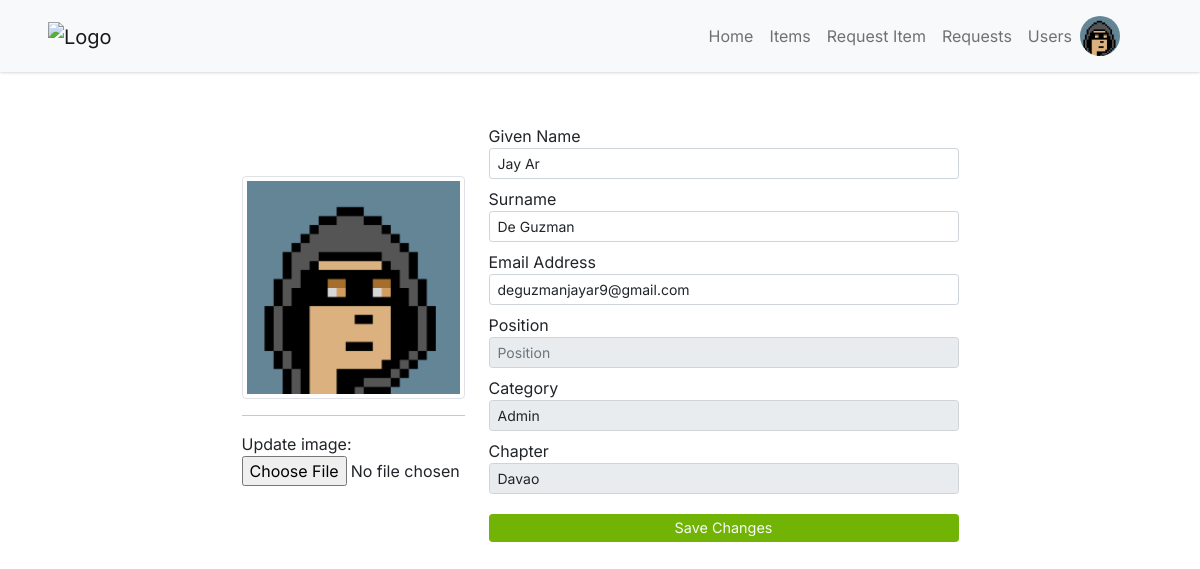
Screenshot of /profile.php (signed in) with the database file from the repository.
### tables this page shows
CREATE TABLE `users` (
  `user_id` int(11) NOT NULL,
  `user_firstname` varchar(255) NOT NULL,
  `user_lastname` varchar(255) NOT NULL,
  `user_email` varchar(255) NOT NULL,
  `user_password` varchar(255) NOT NULL,
  `user_category` int(11) NOT NULL,
  `user_chapter` int(11) NOT NULL,
  `user_image` varchar(255) NOT NULL,
  `user_status` enum('active','inactive') NOT NULL,
  `user_position` varchar(255) NOT NULL,
  `user_code` int(11) NOT NULL
);

CREATE TABLE `category` (
  `category_id` int(11) NOT NULL,
  `category_name` varchar(255) NOT NULL
);

CREATE TABLE `chapters` (
  `chapter_id` int(11) NOT NULL,
  `chapter_name` varchar(255) NOT NULL,
  `chapter_address` varchar(255) NOT NULL
);

### profile.php (the view, shortened to what this page needs)
<?php
include 'includes/config.inc.php';
try {
    $query = "SELECT * FROM users WHERE user_id = {$_SESSION['ID']} LIMIT 1;";
    $stmt = $pdo->query($query);
    $stmt->execute();
    $result = $stmt->fetchAll(PDO::FETCH_ASSOC);
    foreach ($result as $row) {
        $firstname = $row['user_firstname'];
        $lastname = $row['user_lastname'];
        $email = $row['user_email'];
        $position = $row['user_position'];
        $old_img = $row['user_image'];
    }
} catch (PDOException $e) {
    echo "Error: " . $e->getMessage();
}
?>
<!DOCTYPE html>
<html lang="en">
<head>
    <?php include_once 'includes/headers.inc.php'; ?>
    <link rel="stylesheet" href="assets/css/style.css?v=<?php echo time(); ?>">
    <link rel="stylesheet" href="assets/css/nav.css?v=<?php echo time(); ?>">
    <link rel="stylesheet" href="assets/css/items.css?v=<?php echo time(); ?>">
    <link rel="stylesheet" href="assets/css/profile.css?v=<?php echo time(); ?>">
    <link rel="stylesheet" href="https://cdn.datatables.net/1.13.6/css/jquery.dataTables.css" />
</head>
<body>
    <?php include 'nav.php';?>
    <div id="wrapper">
        <div class="section px-5 pt-4">
            <div class="row justify-content-center align-items-center">
                <div class="col-12 col-sm-12 col-md-12 col-lg-11">
                    <form action="includes/profile.inc.php" method="POST" enctype="multipart/form-data">
                        <div class="row d-flex justify-content-center align-items-center">
                            <div class="col-12 col-sm-12 col-md-4 col-lg-3">
                                <?php
                                if ($old_img != '') {
                                    echo '<img src="images/userProfiles/' . $old_img . '" alt="" loading="lazy" class="d-flex justify-content-center img-thumbnail img-fluid" alt="Image">';
                                } else {
                                    echo '<img src="images/userProfiles/" loading="lazy" class="d-flex justify-content-center img-thumbnail img-fluid" alt="No image found">';
                                }
                                ?>
                                <hr>
                                <label class="label">Update image: </label>
                                <input type="file" accept="image/*" name="new_user_image" id="new_user_image">
                            </div>
                            <div class="col-12 col-sm-12 col-md-6 col-lg-6">
                                <div class="col-12 col-md-12 col-lg-12 py-1">
                                    <label for="user_firstname">Given Name</label>
                                    <input type="text" class="form-control form-control-sm text-capitalize" id="user_firstname" name="user_firstname" placeholder="Given Name" required value="<?php echo $firstname;?>">
                                </div>
                                <div class="col-12 col-md-12 col-lg-12 py-1">
                                    <label for="user_lastname">Surname</label>
                                    <input type="text" class="form-control form-control-sm text-capitalize" id="user_lastname" name="user_lastname" placeholder="Last Name" required value="<?php echo $lastname;?>">
                                </div>
                                <div class="col-12 col-md-12 col-lg-12 py-1">
                                    <label for="user_email">Email Address</label>
                                    <input type="email" class="form-control form-control-sm" id="user_email" name="user_email" placeholder="Email Address" required value="<?php echo $email;?>">
                                </div>
                                <?php
                                try {
                                    $sql = "SELECT category_id, category_name FROM category WHERE category_id = {$_SESSION['CT']}";
                                    $stmt = $pdo->prepare($sql);
                                    $stmt->execute();
                                    $result = $stmt->fetchAll(PDO::FETCH_ASSOC);
                                    foreach($result as $row) {
                                        $category_name = $row['category_name'];
                                    }
                                } catch (PDOException $e) {
                                    echo "Error: " . $e->getMessage();
                                }
                                ?>
                                <div class="col-12 col-md-12 col-lg-12 py-1">
                                    <label for="user_position">Position</label>
                                    <input type="text" class="form-control form-control-sm text-capitalize" id="user_position" name="user_position" placeholder="Position" required value="<?php echo $position;?>" disabled>
                                </div>
                                <?php
                                try {
                                    $sql = "SELECT chapter_id, chapter_name FROM chapters WHERE chapter_id = {$_SESSION['CH']}";
                                    $stmt = $pdo->prepare($sql);
                                    $stmt->execute();
                                    $result = $stmt->fetchAll(PDO::FETCH_ASSOC);
                                    foreach($result as $row) {
                                        $chapter_name = $row['chapter_name'];
                                    }
                                } catch (PDOException $e) {
                                    echo "Error: " . $e->getMessage();
                                }
                                ?>
                                <div class="col-12 col-md-12 col-lg-12 py-1">
                                    <label for="item_category">Category</label>
                                    <input type="text" class="form-control form-control-sm text-capitalize" id="user_category" name="user_category" placeholder="Given Name" required value="<?php echo $category_name;?>" disabled>
                                </div>
                                <?php
                                try {
                                    $sql = "SELECT chapter_id, chapter_name FROM chapters WHERE chapter_id = {$_SESSION['CH']}";
                                    $stmt = $pdo->prepare($sql);
                                    $stmt->execute();
                                    $result = $stmt->fetchAll(PDO::FETCH_ASSOC);
                                    foreach($result as $row) {
                                        $chapter_name = $row['chapter_name'];
                                    }
                                } catch (PDOException $e) {
                                    echo "Error: " . $e->getMessage();
                                }
                                ?>
                                <div class="col-12 col-md-12 col-lg-12 py-1">
                                    <label for="chapter">Chapter</label>
                                    <input type="text" class="form-control form-control-sm text-capitalize" id="user_firstname" name="user_chapter" placeholder="Given Name" required value="<?php echo $chapter_name;?>" disabled>
                                </div>
                                <div class="mt-3 d-block justify-content-center align-items-center">
                                    <input type="submit" class="btn btn-sm btnGreen w-100 text-light" name="save-profile-btn" value="Save Changes">
                                </div>
                            </div>
                        </div>
                    </form>
                </div>
            </div>
        </div>
    </div>
</body>
</html>

### nav.php (shortened to what this page needs)
<?php
try {
    $stmt = $pdo->prepare("SELECT user_image FROM users WHERE user_id = :id");
    $stmt->bindParam(':id', $_SESSION['ID'], PDO::PARAM_INT);
    $stmt->execute();
    if ($stmt->rowCount() > 0) {
        $row = $stmt->fetch(PDO::FETCH_ASSOC);
        $userImage = $row['user_image'];
    }
} catch (PDOException $e) {
    echo "Error: " . $e->getMessage();
}
include './includes/config.inc.php';
?>
<div class="container">
    <nav class="navbar navbar-expand-lg navbar-light bg-light px-sm-5 px-md-5 px-lg-5 fixed-top mainnav">
        <a class="navbar-brand logo" href="home.php">
            <img src="https://uploads-ssl.webflow.com/6492dd5d65d1855cb14a6692/6494571343918c14057fe090_DEVCON%20Kids%20Logo%20Horizontal.png" alt="Logo" loading="lazy">
        </a>
        <div class="collapse navbar-collapse justify-content-end align-items-center" id="navbarNav">
            <ul class="navbar-nav d-flex justify-content-center align-items-center">
                <li class="nav-item active">
                    <a class="nav-link <?php echo (($_SESSION['active_tab'] === 'home.php')) ? 'active' : ''; ?>" href="home.php">Home</a>
                </li>
                <?php if ($_SESSION['CT'] == 0) { ?>
                    <li class="nav-item">
                        <a class="nav-link <?php echo (($_SESSION['active_tab'] === 'items.php')) ? 'active' : ''; ?>" href="itemAction.php">Items</a>
                    </li>
                <?php } else { ?>
                    <li class="nav-item">
                        <a class="nav-link <?php echo (($_SESSION['active_tab'] === 'items.php')) ? 'active' : ''; ?>" href="items.php">Items</a>
                    </li>
                <?php } ?>
                <?php if ($_SESSION['CT'] == 1) { ?>
                    <li class="nav-item">
                        <a class="nav-link <?php echo (($_SESSION['active_tab'] === 'adminItemList.php')) ? 'active' : ''; ?>" href="adminItemList.php">Request Item</a>
                    </li>
                <?php } ?>
                <li class="nav-item">
                    <a class="nav-link <?php echo (($_SESSION['active_tab'] === 'requests.php')) ? 'active' : ''; ?>" href="requests.php">Requests</a>
                </li>
                <?php
                if (($_SESSION['CT'] === 1) && ($_SESSION['CH'] === 1) || ($_SESSION['CT'] == 1)) {
                    echo '<li class="nav-item">
                        <a class="nav-link ' . (($_SESSION['active_tab'] === 'users.php') ? 'active' : '') . '" href="users.php">Users</a>
                    </li>';
                } ?>
                <li class="nav-item dropdown pull-right">
                    <?php
                    try {
                        $stmt = $pdo->prepare("SELECT user_image FROM users WHERE user_id = :id");
                        $stmt->bindParam(':id', $_SESSION['ID'], PDO::PARAM_INT);
                        $stmt->execute();
                        if ($stmt->rowCount() > 0) {
                            $row = $stmt->fetch(PDO::FETCH_ASSOC);
                            $userImage = $row['user_image'];
                        }
                    } catch (PDOException $e) {
                        echo "Error: " . $e->getMessage();
                    }
                    ?>
                    <div class="rounded-image image-profile" id="dropdownMenuButton" data-toggle="dropdown" aria-haspopup="true" aria-expanded="false">
                        <img src="images/userProfiles/<?php echo $userImage; ?>" class="img-fluid" alt="User Image">
                    </div>
                </li>
            </ul>
        </div>
    </nav>
</div>

### assets/css/style.css (style rules this page uses)
:root { --mainFont: "Inter", sans-serif; --white: #fff; --gray: #f8f8f8; --darkGray: #818181; --black: #121212; --green: #71b406; --purple: #7808ff; --orange: #ea641d; --yellow: #e8ca04; --border: 1px solid #c4c4c4; --boxShadow: rgba(0, 0, 0, 0.1) 0px 1px 3px 0px, rgba(0, 0, 0, 0.06) 0px 1px 2px 0px; --boxShadowTable: rgba(0, 0, 0, 0.014) 0px 0px 0px 1px, rgb(209, 213, 219) 0px 0px 0px 1px inset; }
*, body, html { padding: 0; margin: 0; box-sizing: border-box; scroll-behavior: smooth; }
body { font-family: var(--mainFont); height: 100%; margin: 0; }
#wrapper { min-height: 100vh; height: 100%; margin: 0; padding-top: 5rem; }
.btnGreen { border: 1px solid var(--green); background-color: var(--green); font-size: 0.9rem; padding: 2px 5px; }

### assets/css/nav.css (style rules this page uses)
.mainnav { box-shadow: var(--boxShadow); margin: unset; top: 0; background-color: var(--white); z-index: 99; }
.navbar { padding-left: 0.5rem; padding-right: 0.5rem; }
.row { margin: 0; }
nav { margin: 10px 0.9rem; display: flex; justify-content: space-between; align-items: center; }
.logo img { width: 150px; }
.rounded-image { width: 40px; height: 40px; overflow: hidden; position: relative; }
.rounded-image::before { content: ""; display: block; padding-bottom: 100%; border-radius: 50%; }
.rounded-image img { position: absolute; width: 100%; height: 100%; object-fit: cover; top: 0; left: 0; border-radius: 50%; }
ul { list-style: none; }
#navbarNav { padding: 0.5rem 2rem 0.5rem; }
.nav-link { align-items: center; padding: 0.4rem; }
.image-profile { display: none; }
@media screen and (min-width: 768px) { .mainnav { box-shadow: var(--boxShadow); margin: unset; top: 0; background-color: var(--white); z-index: 99; } }
@media screen and (min-width: 768px) { .row { margin: 0; } }
@media screen and (min-width: 768px) { nav { margin: 10px 0.9rem; display: flex; justify-content: space-between; align-items: center; } }
@media screen and (min-width: 768px) { .logo img { width: 150px; } }
@media screen and (min-width: 768px) { .rounded-image { width: 40px; height: 40px; overflow: hidden; position: relative; } }
@media screen and (min-width: 768px) { .rounded-image::before { content: ""; display: block; padding-bottom: 100%; border-radius: 50%; } }
@media screen and (min-width: 768px) { .rounded-image img { position: absolute; width: 100%; height: 100%; object-fit: cover; top: 0; left: 0; border-radius: 50%; } }
@media screen and (min-width: 768px) { ul { list-style: none; } }
@media screen and (min-width: 768px) { .nav-link { align-items: center; } }
@media screen and (min-width: 990px) { .mainnav { box-shadow: var(--boxShadow); margin: unset; top: 0; background-color: var(--white); z-index: 99; } }
@media screen and (min-width: 990px) { .row { margin: 0; } }
@media screen and (min-width: 990px) { nav { margin: 10px 0.9rem; display: flex; justify-content: space-between; align-items: center; } }
@media screen and (min-width: 990px) { .logo img { width: 150px; } }
@media screen and (min-width: 990px) { .rounded-image { width: 40px; height: 40px; overflow: hidden; position: relative; } }
@media screen and (min-width: 990px) { .rounded-image::before { content: ""; display: block; padding-bottom: 100%; border-radius: 50%; } }
@media screen and (min-width: 990px) { .rounded-image img { position: absolute; width: 100%; height: 100%; object-fit: cover; top: 0; left: 0; border-radius: 50%; } }
@media screen and (min-width: 990px) { ul { list-style: none; } }
@media screen and (min-width: 990px) { .image-profile { display: block; } }
@media screen and (min-width: 990px) { .nav-link { align-items: center; } }

### rows the page displays
users: user_image (picture), user_firstname "jay Ar", user_lastname "De Guzman", user_email "deguzmanjayar9@gmail.com"
category: user_category "admin"
chapters: user_chapter "Davao"
